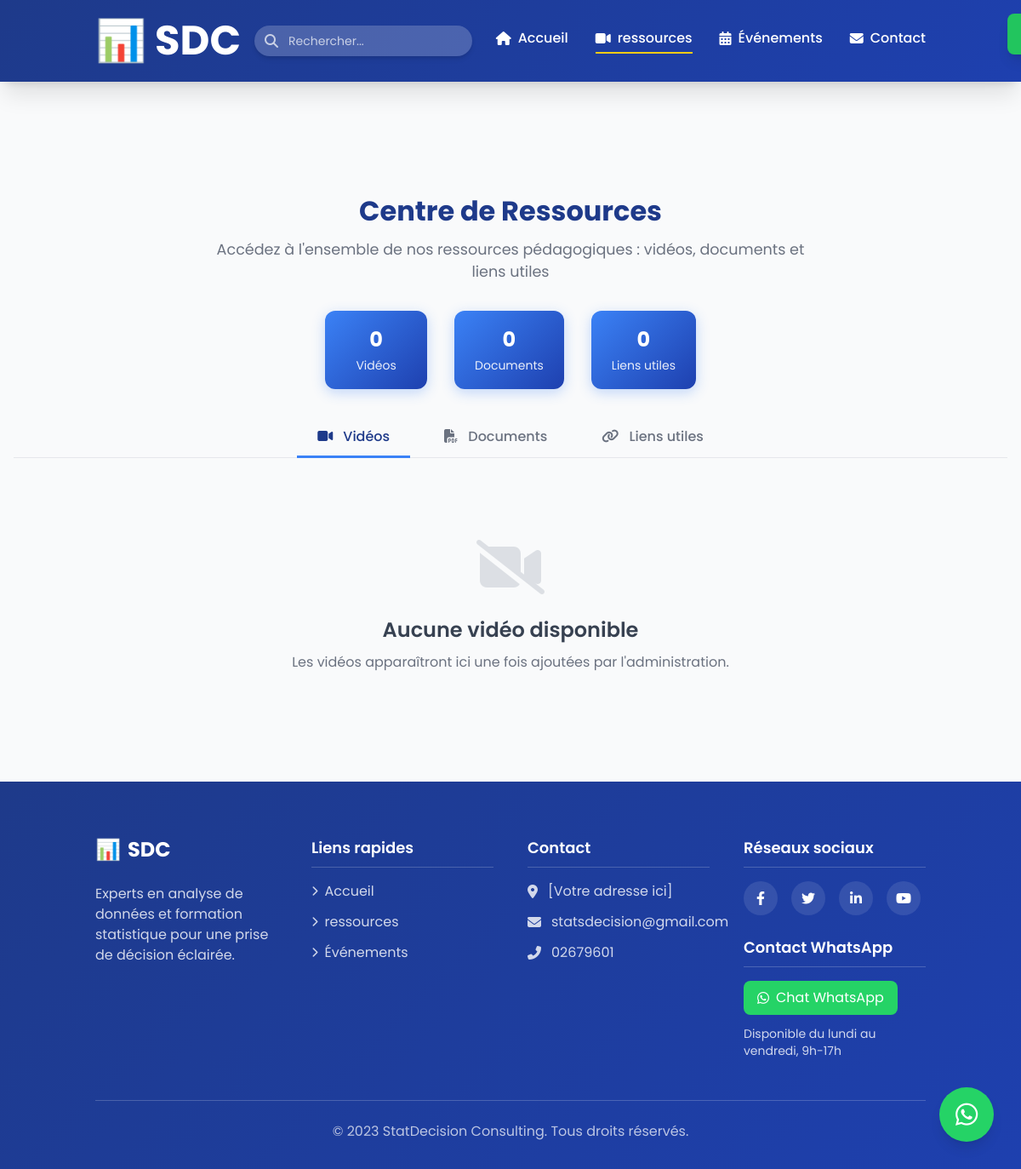
Page /video_list on the earlier database version.
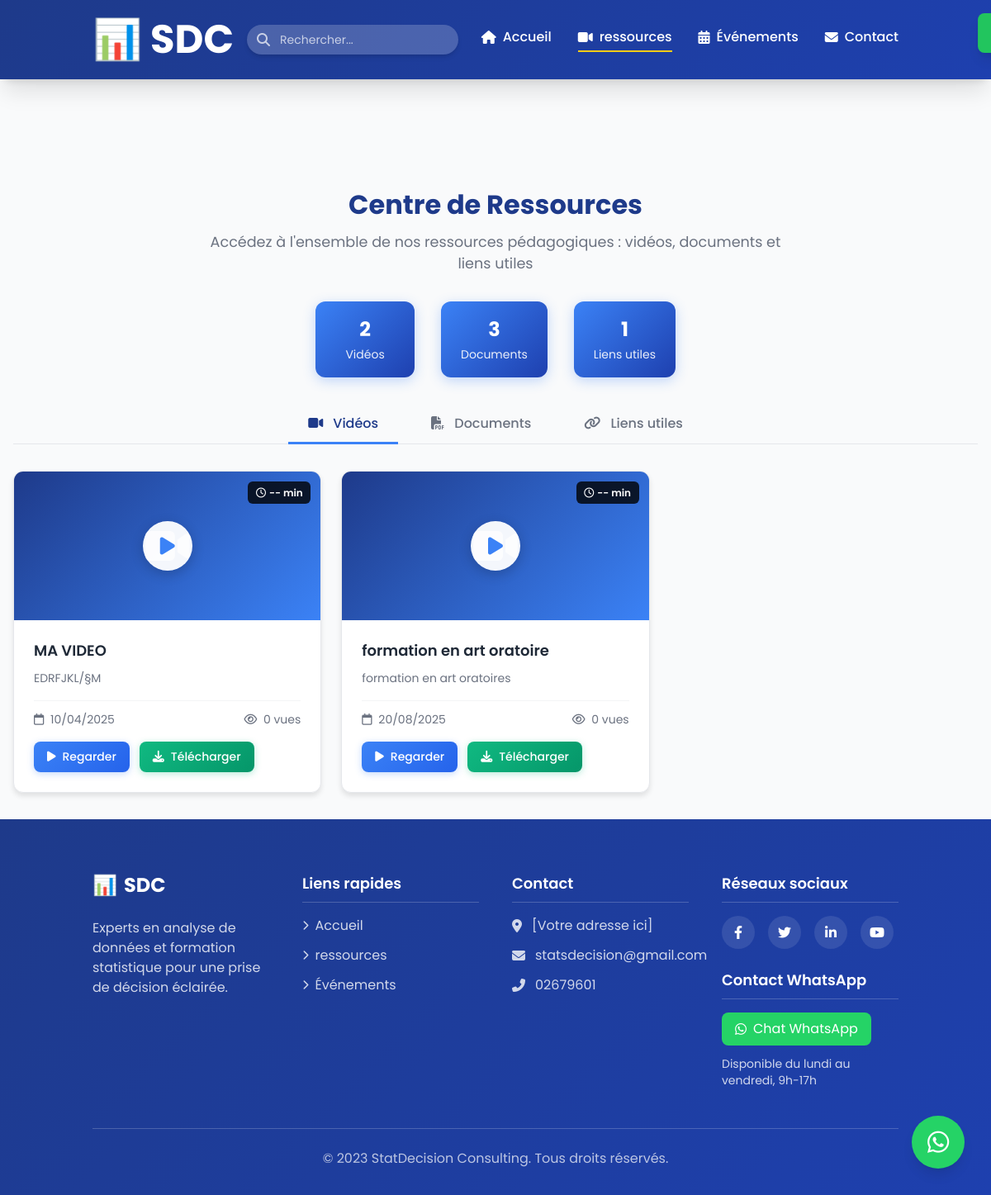
Same page on the later database version.
### statsdecision_app/models.py (models this page shows, shortened)
class Video(models.Model):
    title = models.CharField(max_length=255)
    description = models.TextField()
    video_file = models.FileField(upload_to='videos/')
    created_at = models.DateTimeField(auto_now_add=True)
    updated_at = models.DateTimeField(auto_now=True)

### statsdecision_app/views.py (the view)
# urls.py: path('video_list', views.resource_center, name='video_list'),
def resource_center(request):
    return render(request, 'video_list.html', {
        'videos': Video.objects.all(),
        'documents': Document.objects.all().select_related('category'),
        'links': ImportantLink.objects.all()
    })

### statsdecision_app/templates/video_list.html (shortened to what this page needs)
{% extends "base.html" %}
{% block content %}
<div class="content-wrap pt-24">
    <div class="resources-container">
        <div class="section-header">
            <h1 class="section-title">Centre de Ressources</h1>
            <p class="section-description">
                Accédez à l'ensemble de nos ressources pédagogiques : vidéos, documents et liens utiles
            </p>
        </div>
        <div class="stats-container">
            <div class="stat-card">
                <span class="stat-number">{{ videos.count }}</span>
                <span class="stat-label">Vidéos</span>
            </div>
            <div class="stat-card">
                <span class="stat-number">{{ documents.count }}</span>
                <span class="stat-label">Documents</span>
            </div>
            <div class="stat-card">
                <span class="stat-number">{{ links.count }}</span>
                <span class="stat-label">Liens utiles</span>
            </div>
        </div>
        <div class="tabs-container">
            <button class="tab-btn active" data-tab="videos">
                <i class="fas fa-video mr-2"></i> Vidéos
            </button>
            <button class="tab-btn" data-tab="documents">
                <i class="fas fa-file-pdf mr-2"></i> Documents
            </button>
            <button class="tab-btn" data-tab="links">
                <i class="fas fa-link mr-2"></i> Liens utiles
            </button>
        </div>
        <div id="videos-tab" class="tab-content active">
            {% if videos %}
            <div class="resources-grid">
                {% for video in videos %}
                <div class="video-card" onclick="openVideoModal('{{ video.id }}')">
                    <div class="video-header">
                        <div class="play-button">
                            <i class="fas fa-play"></i>
                        </div>
                        <span class="video-badge">
                            <i class="far fa-clock mr-1"></i>{{ video.duration|default:"--" }} min
                        </span>
                    </div>
                    <div class="video-body">
                        <h3 class="video-title">{{ video.title }}</h3>
                        {% if video.description %}
                        <p class="video-description">{{ video.description }}</p>
                        {% endif %}
                        <div class="video-meta">
                            <span><i class="far fa-calendar mr-1"></i> {{ video.created_at|date:"d/m/Y" }}</span>
                            <span><i class="far fa-eye mr-1"></i> {{ video.views|default:0 }} vues</span>
                        </div>
                        <div class="video-actions">
                            <button class="action-btn primary-btn" onclick="event.stopPropagation(); openVideoModal('{{ video.id }}')">
                                <i class="fas fa-play mr-2"></i> Regarder
                            </button>
                            <a href="{% url 'download_video' video.id %}" class="action-btn success-btn" onclick="event.stopPropagation(); trackDownload('video', '{{ video.id }}')">
                                <i class="fas fa-download mr-2"></i> Télécharger
                            </a>
                        </div>
                    </div>
                </div>
                {% endfor %}
            </div>
            {% else %}
            <div class="empty-state">
                <i class="fas fa-video-slash"></i>
                <h3>Aucune vidéo disponible</h3>
                <p>Les vidéos apparaîtront ici une fois ajoutées par l'administration.</p>
            </div>
            {% endif %}
        </div>
    </div>
</div>
<div id="toast" class="fixed top-4 right-4 bg-green-500 text-white px-6 py-3 rounded-lg shadow-lg transform translate-x-full transition-transform duration-300 z-50">
</div>
{% endblock %}

### statsdecision_app/templates/base.html (shortened to what this page needs)
<!DOCTYPE html>
<html lang="fr">
    {% load static %}
<head>
    <script src="https://cdn.tailwindcss.com"></script>
    <link rel="stylesheet" href="https://cdnjs.cloudflare.com/ajax/libs/font-awesome/6.4.0/css/all.min.css">
    <link rel="stylesheet" href="{% static 'css/base.css' %}">
</head>
<body class="bg-gray-50 flex flex-col min-h-screen">
    {% load static %}
    <nav class="gradient-bg shadow-xl py-6 fixed top-0 left-0 w-full z-50">
        <div class="container mx-auto flex justify-between items-center px-6">
            <div class="flex items-center space-x-4">
                <a href="{% url 'home' %}">
                    <h1 class="text-4xl md:text-5xl font-bold text-white">📊 SDC</h1>
                </a>
                <div class="hidden md:block relative w-64">
                    <input type="text" id="globalSearchInput" placeholder="Rechercher..."
                           class="w-full p-2 pl-10 text-sm border-0 bg-white bg-opacity-20 text-white rounded-full shadow-md focus:outline-none focus:ring-2 focus:ring-yellow-400 placeholder-white placeholder-opacity-70">
                    <i class="fas fa-search absolute left-3 top-2.5 text-white opacity-70"></i>
                </div>
            </div>
            <div class="flex items-center space-x-6">
                <ul class="hidden md:flex space-x-8">
                    <li><a href="{% url 'home' %}" class="text-white hover:text-yellow-300 font-medium flex items-center space-x-2 {% if request.path == '/' %}border-b-2 border-yellow-400 pb-1{% endif %}">
                        <i class="fas fa-home"></i>
                        <span>Accueil</span>
                    </a></li>
                    <li><a href="{% url 'video_list' %}" class="text-white hover:text-yellow-300 font-medium flex items-center space-x-2 {% if 'video_list' in request.path %}border-b-2 border-yellow-400 pb-1{% endif %}">
                        <i class="fas fa-video"></i>
                        <span>ressources</span>
                    </a></li>
                    <li><a href="{% url 'Evennement' %}" class="text-white hover:text-yellow-300 font-medium flex items-center space-x-2 {% if 'Evennement' in request.path %}border-b-2 border-yellow-400 pb-1{% endif %}">
                        <i class="fas fa-calendar-alt"></i>
                        <span>Événements</span>
                    </a></li>
                    <li><a href="{% url 'contact' %}" class="text-white hover:text-yellow-300 font-medium flex items-center space-x-2">
                        <i class="fas fa-envelope"></i>
                        <span>Contact</span>
                    </a></li>
                </ul>
            </div>
        </div>
    </nav>
    <main class="content-wrap pt-24">
        {% block content %}{% endblock %}
    </main>
    <footer class="gradient-bg text-white pt-16 pb-8 mt-auto">
        <div class="container mx-auto px-6">
            <div class="grid grid-cols-1 md:grid-cols-4 gap-10">
                <div>
                    <h3 class="text-2xl font-bold mb-6 flex items-center">
                        <span class="mr-2">📊</span> SDC
                    </h3>
                    <p class="text-white text-opacity-80">
                        Experts en analyse de données et formation statistique pour une prise de décision éclairée.
                    </p>
                </div>
                <div>
                    <h4 class="text-lg font-semibold mb-4 border-b border-white border-opacity-20 pb-2">Liens rapides</h4>
                    <ul class="space-y-3">
                        <li>
                            <a href="{% url 'home' %}" class="text-white text-opacity-80 hover:text-yellow-300 transition flex items-center space-x-2">
                                <i class="fas fa-chevron-right text-xs"></i>
                                <span>Accueil</span>
                            </a>
                        </li>
                        <li>
                            <a href="{% url 'video_list' %}" class="text-white text-opacity-80 hover:text-yellow-300 transition flex items-center space-x-2">
                                <i class="fas fa-chevron-right text-xs"></i>
                                <span>ressources</span>
                            </a>
                        </li>
                        <li>
                            <a href="{% url 'Evennement' %}" class="text-white text-opacity-80 hover:text-yellow-300 transition flex items-center space-x-2">
                                <i class="fas fa-chevron-right text-xs"></i>
                                <span>Événements</span>
                            </a>
                        </li>
                    </ul>
                </div>
                <div>
                    <h4 class="text-lg font-semibold mb-4 border-b border-white border-opacity-20 pb-2">Contact</h4>
                    <ul class="space-y-3">
                        <li class="flex items-start space-x-3">
                            <i class="fas fa-map-marker-alt mt-1 text-white text-opacity-80"></i>
                            <span class="text-white text-opacity-80">[Votre adresse ici]</span>
                        </li>
                        <li class="flex items-center space-x-3">
                            <i class="fas fa-envelope text-white text-opacity-80"></i>
                            <a href="mailto:statsdecision@gmail.com" class="text-white text-opacity-80 hover:text-yellow-300 transition">statsdecision@gmail.com</a>
                        </li>
                        <li class="flex items-center space-x-3">
                            <i class="fas fa-phone-alt text-white text-opacity-80"></i>
                            <a href="tel:+2602679601" class="text-white text-opacity-80 hover:text-yellow-300 transition">02679601</a>
                        </li>
                    </ul>
                </div>
                <div>
                    <h4 class="text-lg font-semibold mb-4 border-b border-white border-opacity-20 pb-2">Réseaux sociaux</h4>
                    <div class="flex space-x-4">
                        <a href="#" class="bg-white bg-opacity-10 hover:bg-opacity-20 w-10 h-10 rounded-full flex items-center justify-center transition">
                            <i class="fab fa-facebook-f"></i>
                        </a>
                        <a href="#" class="bg-white bg-opacity-10 hover:bg-opacity-20 w-10 h-10 rounded-full flex items-center justify-center transition">
                            <i class="fab fa-twitter"></i>
                        </a>
                        <a href="#" class="bg-white bg-opacity-10 hover:bg-opacity-20 w-10 h-10 rounded-full flex items-center justify-center transition">
                            <i class="fab fa-linkedin-in"></i>
                        </a>
                        <a href="#" class="bg-white bg-opacity-10 hover:bg-opacity-20 w-10 h-10 rounded-full flex items-center justify-center transition">
                            <i class="fab fa-youtube"></i>
                        </a>
                    </div>
                    <h4 class="text-lg font-semibold mt-6 mb-4 border-b border-white border-opacity-20 pb-2">Contact WhatsApp</h4>
                    <a href="https://wa.me/229XXXXXXXXX"
                       class="inline-flex items-center bg-[#25D366] text-white px-4 py-2 rounded-lg hover:bg-[#128C7E] transition mb-3"
                       target="_blank"
                       rel="noopener noreferrer">
                    </a>
                    <p class="text-sm text-white text-opacity-80">
                        Disponible du lundi au vendredi, 9h-17h
                    </p>
                </div>
            </div>
            <div class="border-t border-white border-opacity-20 mt-12 pt-6 text-center text-white text-opacity-70">
                <p>© 2023 StatDecision Consulting. Tous droits réservés.</p>
            </div>
        </div>
    </footer>
    <button id="whatsapp-trigger"
            class="fixed bottom-8 right-8 w-16 h-16 bg-[#25D366] text-white rounded-full flex items-center justify-center text-3xl shadow-lg z-40 hover:bg-[#128C7E] transition-all duration-300">
       <i class="fab fa-whatsapp"></i>
    </button>
</body>
</html>

Differences in the rows shown:
added Video: duration "--", title "MA VIDEO", description "EDRFJKL/§M", created_at "10/04/2025", views "0"
added Video: duration "--", title "formation en art oratoire", description "formation en art oratoires", created_at "20/08/2025", views "0"
Other differences:
{{ videos.count }}: "0" → "2"
{{ documents.count }}: "0" → "3"
{{ links.count }}: "0" → "1"
text no longer shown: "Aucune vidéo disponible Les vidéos apparaîtront ici une fois ajoutées par l'administration."
